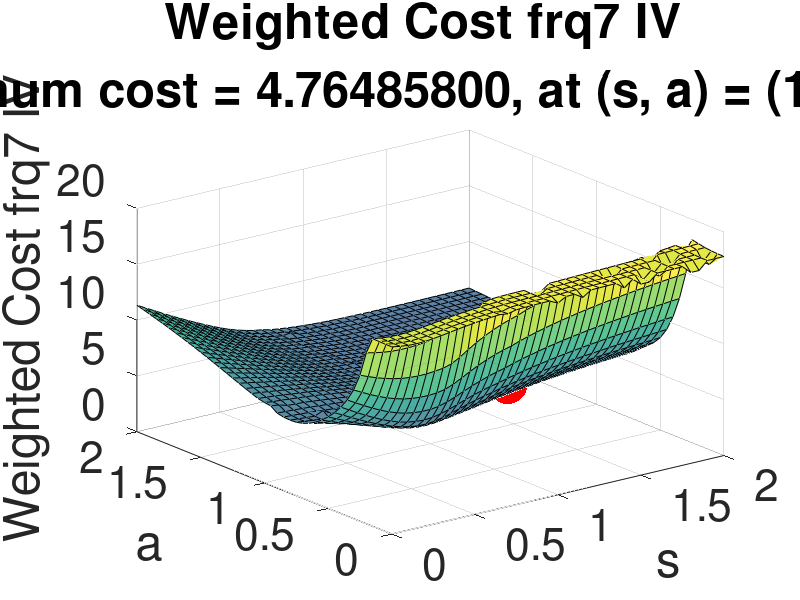
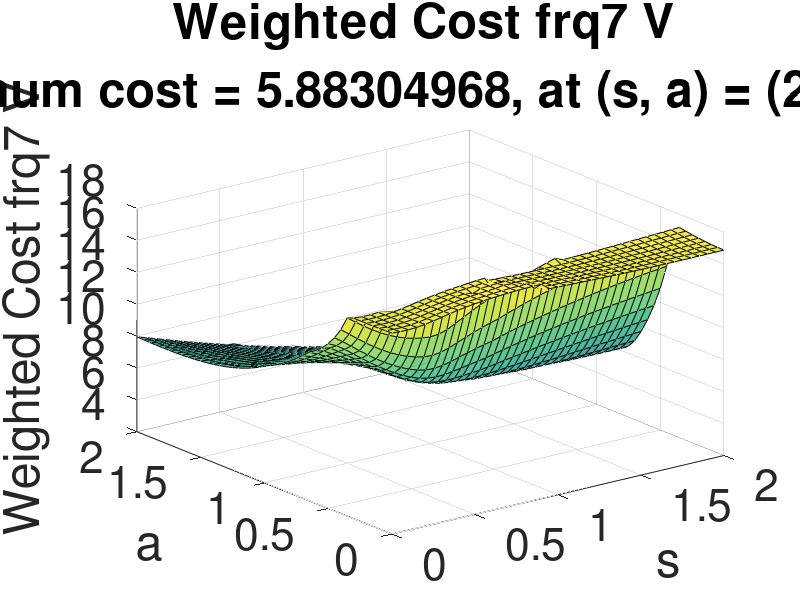
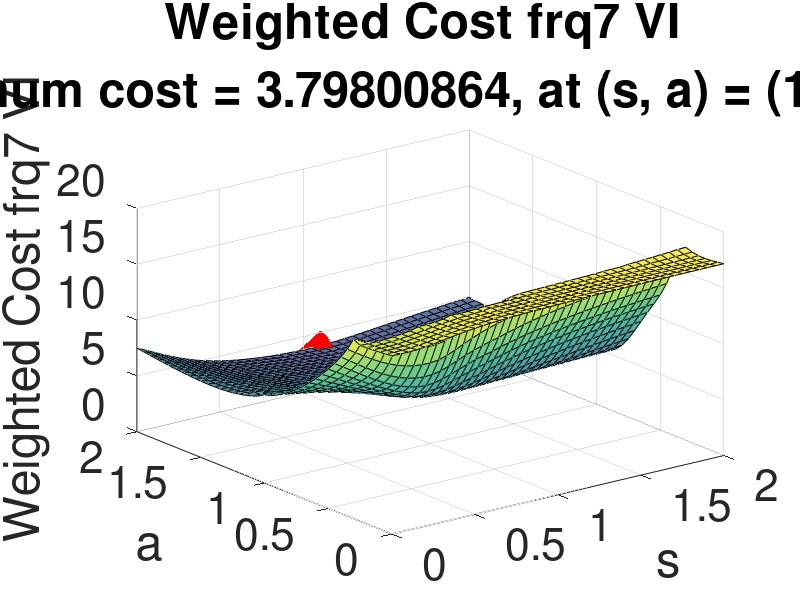
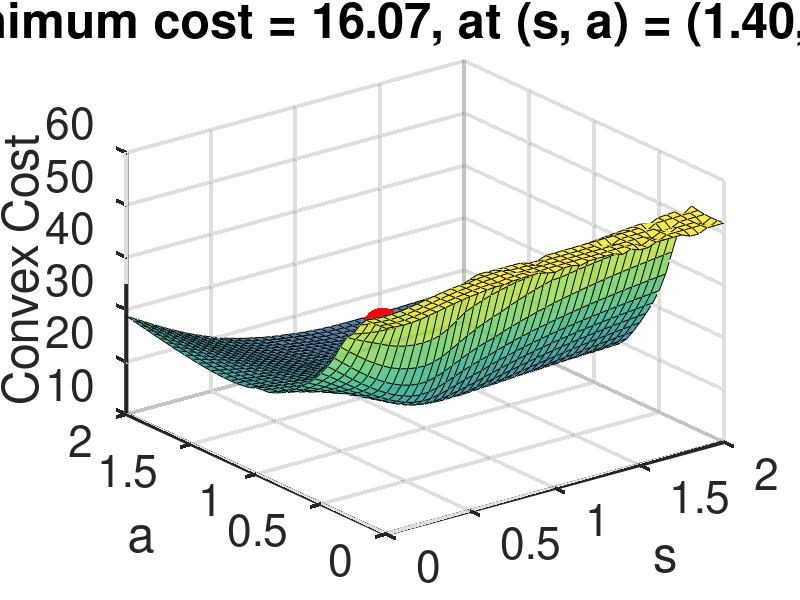

The MATLAB script that drew these images, in order:
%%% Plot the convex cost - s - a space to find the best fitting (s,a)
%%% Written by Zheming An

clear, close all
list_s = 0:0.05:2;
list_a = 0:0.05:2; 

[S,A] = meshgrid(list_s, list_a);

%% IV
weighted_cost_matrix_IV = load('Weighted_cost_matrix_frq7_IV.mat');
weighted_cost_matrix_IV = weighted_cost_matrix_IV.cost_matrix;

figure(4);
s_IV = surf(S,A,weighted_cost_matrix_IV','FaceAlpha',0.8);
[~,loc_d_IV] = min(weighted_cost_matrix_IV(:));
[min_s_IV,min_a_IV] = ind2sub(size(weighted_cost_matrix_IV),loc_d_IV);
min_cost_IV = weighted_cost_matrix_IV(min_s_IV,min_a_IV);
hold on
scatter3(list_s(min_s_IV), list_a(min_a_IV), min_cost_IV, 800, 'r', 'filled')
xlabel('s')
ylabel('a')
zlabel('Weighted Cost frq7 IV')
title_string_IV = sprintf('Weighted Cost frq7 IV \n minimum cost = %0.8f, at (s, a) = (%0.2f, %0.2f)',... 
                          min_cost_IV, list_s(min_s_IV), list_a(min_a_IV));
title(title_string_IV)
set(gca,'FontSize',32)

%% V
weighted_cost_matrix_V = load('Weighted_cost_matrix_frq7_V.mat');
weighted_cost_matrix_V = weighted_cost_matrix_V.cost_matrix;

figure(5);
s_V = surf(S,A,weighted_cost_matrix_V','FaceAlpha',0.8);
[~,loc_d_V] = min(weighted_cost_matrix_V(:));
[min_s_V,min_a_V] = ind2sub(size(weighted_cost_matrix_V),loc_d_V);
min_cost_V = weighted_cost_matrix_V(min_s_V,min_a_V);
hold on
scatter3(list_s(min_s_V), list_a(min_a_V), min_cost_V, 800, 'r', 'filled')
xlabel('s')
ylabel('a')
zlabel('Weighted Cost frq7 V')
title_string_V = sprintf('Weighted Cost frq7 V \n minimum cost = %0.8f, at (s, a) = (%0.2f, %0.2f)',... 
                          min_cost_V, list_s(min_s_V), list_a(min_a_V));
title(title_string_V)
set(gca,'FontSize',32)

%% VI
weighted_cost_matrix_VI = load('Weighted_cost_matrix_frq7_VI.mat');
weighted_cost_matrix_VI = weighted_cost_matrix_VI.cost_matrix;

figure(6);
s_VI = surf(S,A,weighted_cost_matrix_VI','FaceAlpha',0.8);
[~,loc_d_VI] = min(weighted_cost_matrix_VI(:));
[min_s_VI,min_a_VI] = ind2sub(size(weighted_cost_matrix_VI),loc_d_VI);
min_cost_VI = weighted_cost_matrix_VI(min_s_VI,min_a_VI);
hold on
scatter3(list_s(min_s_VI), list_a(min_a_VI), min_cost_VI, 800, 'r', 'filled')
xlabel('s')
ylabel('a')
zlabel('Weighted Cost frq7 VI')
title_string_VI = sprintf('Weighted Cost frq7 VI \n minimum cost = %0.8f, at (s, a) = (%0.2f, %0.2f)',... 
                          min_cost_VI, list_s(min_s_VI), list_a(min_a_VI));
title(title_string_VI)
set(gca,'FontSize',32)

%% 
% weighted_cost_matrix_sum = weighted_cost_matrix_I + weighted_cost_matrix_II + weighted_cost_matrix_III...
%                          + weighted_cost_matrix_IV + weighted_cost_matrix_V + weighted_cost_matrix_VI;
weighted_cost_matrix_sum = weighted_cost_matrix_IV + weighted_cost_matrix_V + weighted_cost_matrix_VI;
figure(7);
s_sum = surf(S,A,weighted_cost_matrix_sum','FaceAlpha',0.8);
[~,loc_d_sum] = min(weighted_cost_matrix_sum(:));
[min_s_sum,min_a_sum] = ind2sub(size(weighted_cost_matrix_sum),loc_d_sum);
min_cost_sum = weighted_cost_matrix_sum(min_s_sum,min_a_sum);
hold on
scatter3(list_s(min_s_sum), list_a(min_a_sum), min_cost_sum, 800, 'r', 'filled')
xticks(0:0.5:2)
xticklabels({'0','0.5','1','1.5','2'})
yticks(0:0.5:2)
yticklabels({'0','0.5','1','1.5','2'})
xlabel('s')
ylabel('a')
zlabel('Convex Cost')
% title_string_sum = sprintf('Weighted Cost frq7 sum \n minimum cost = %0.8f, at (s, a) = (%0.2f, %0.2f)',... 
%                           min_cost_sum, list_s(min_s_sum), list_a(min_a_sum));
title_string_sum = sprintf('minimum cost = %0.2f, at (s, a) = (%0.2f, %0.2f)',... 
                          min_cost_sum, list_s(min_s_sum), list_a(min_a_sum));
title(title_string_sum)
set(gca,'FontSize',32)
set(gca,'LineWidth',3)
% s_sum.EdgeColor = 'none';
